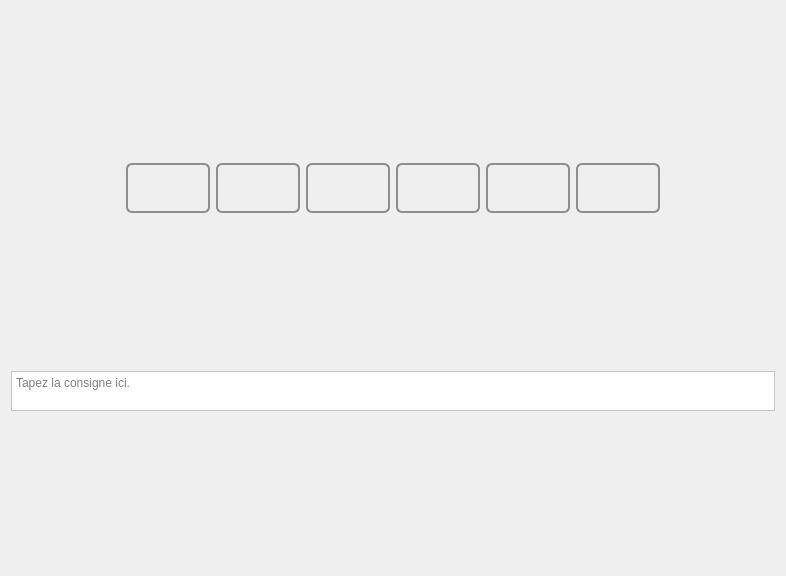
<?xml version="1.0" encoding="UTF-8"?>
<ui version="4.0">
 <class>PhotosExplorerUI</class>
 <widget class="QWidget" name="PhotosExplorerUI">
  <property name="geometry">
   <rect>
    <x>0</x>
    <y>0</y>
    <width>786</width>
    <height>576</height>
   </rect>
  </property>
  <property name="windowTitle">
   <string>Form</string>
  </property>
  <layout class="QVBoxLayout" name="vlPhotosExplorer">
   <item>
    <layout class="QHBoxLayout" name="hlPhotosButtons">
     <item>
      <spacer name="hsLeft">
       <property name="orientation">
        <enum>Qt::Horizontal</enum>
       </property>
       <property name="sizeHint" stdset="0">
        <size>
         <width>40</width>
         <height>20</height>
        </size>
       </property>
      </spacer>
     </item>
     <item>
      <widget class="QPushButton" name="pbRotationLeft">
       <property name="enabled">
        <bool>false</bool>
       </property>
       <property name="minimumSize">
        <size>
         <width>84</width>
         <height>50</height>
        </size>
       </property>
       <property name="maximumSize">
        <size>
         <width>50</width>
         <height>16777215</height>
        </size>
       </property>
       <property name="mouseTracking">
        <bool>true</bool>
       </property>
       <property name="toolTip">
        <string/>
       </property>
       <property name="whatsThis">
        <string/>
       </property>
       <property name="styleSheet">
        <string notr="true">

QPushButton {
    border: 2px solid #8f8f91;
    border-radius: 6px;
    background-color: qlineargradient(x1: 0, y1: 0, x2: 0, y2: 1,
                                      stop: 0 #f6f7fa, stop: 1 #dadbde);
    min-width: 80px;
}

QPushButton:pressed {
    background-color: qlineargradient(x1: 0, y1: 0, x2: 0, y2: 1,
                                      stop: 0 #dadbde, stop: 1 #f6f7fa);
}

QPushButton:flat {
    border: none; /* no border for a flat push button */
}

QPushButton:default {
    border-color: navy; /* make the default button prominent */
}


/*
QPushButton#myPushButton
{
    background-color: transparent;
    background-image: url(&quot;:/transparent_image.png&quot;);
    background-repeat: none;
    border: none;
}
*/
</string>
       </property>
       <property name="text">
        <string/>
       </property>
      </widget>
     </item>
     <item>
      <widget class="QPushButton" name="pbLeftImage">
       <property name="enabled">
        <bool>false</bool>
       </property>
       <property name="minimumSize">
        <size>
         <width>84</width>
         <height>50</height>
        </size>
       </property>
       <property name="maximumSize">
        <size>
         <width>150</width>
         <height>16777215</height>
        </size>
       </property>
       <property name="styleSheet">
        <string notr="true">QPushButton {
    border: 2px solid #8f8f91;
    border-radius: 6px;
    background-color: qlineargradient(x1: 0, y1: 0, x2: 0, y2: 1,
                                      stop: 0 #f6f7fa, stop: 1 #dadbde);
    min-width: 80px;
}

QPushButton:pressed {
    background-color: qlineargradient(x1: 0, y1: 0, x2: 0, y2: 1,
                                      stop: 0 #dadbde, stop: 1 #f6f7fa);
}

QPushButton:flat {
    border: none; /* no border for a flat push button */
}

QPushButton:default {
    border-color: navy; /* make the default button prominent */
}</string>
       </property>
       <property name="text">
        <string/>
       </property>
      </widget>
     </item>
     <item>
      <widget class="QPushButton" name="pbRemovePhoto">
       <property name="enabled">
        <bool>false</bool>
       </property>
       <property name="minimumSize">
        <size>
         <width>84</width>
         <height>50</height>
        </size>
       </property>
       <property name="maximumSize">
        <size>
         <width>100</width>
         <height>50</height>
        </size>
       </property>
       <property name="styleSheet">
        <string notr="true">

QPushButton {
    border: 2px solid #8f8f91;
    border-radius: 6px;
    background-color: qlineargradient(x1: 0, y1: 0, x2: 0, y2: 1,
                                      stop: 0 #f6f7fa, stop: 1 #dadbde);
    min-width: 80px;
}

QPushButton:pressed {
    background-color: qlineargradient(x1: 0, y1: 0, x2: 0, y2: 1,
                                      stop: 0 #dadbde, stop: 1 #f6f7fa);
}

QPushButton:flat {
    border: none; /* no border for a flat push button */
}

QPushButton:default {
    border-color: navy; /* make the default button prominent */
}


/*
QPushButton#myPushButton
{
    background-color: transparent;
    background-image: url(&quot;:/transparent_image.png&quot;);
    background-repeat: none;
    border: none;
}
*/
</string>
       </property>
       <property name="text">
        <string/>
       </property>
      </widget>
     </item>
     <item>
      <widget class="QPushButton" name="pbAddTextPhoto">
       <property name="enabled">
        <bool>false</bool>
       </property>
       <property name="minimumSize">
        <size>
         <width>84</width>
         <height>50</height>
        </size>
       </property>
       <property name="styleSheet">
        <string notr="true">QPushButton {
    border: 2px solid #8f8f91;
    border-radius: 6px;
    background-color: qlineargradient(x1: 0, y1: 0, x2: 0, y2: 1,
                                      stop: 0 #f6f7fa, stop: 1 #dadbde);
    min-width: 80px;
}

QPushButton:pressed {
    background-color: qlineargradient(x1: 0, y1: 0, x2: 0, y2: 1,
                                      stop: 0 #dadbde, stop: 1 #f6f7fa);
}

QPushButton:flat {
    border: none; /* no border for a flat push button */
}

QPushButton:default {
    border-color: navy; /* make the default button prominent */
}</string>
       </property>
       <property name="text">
        <string/>
       </property>
      </widget>
     </item>
     <item>
      <widget class="QPushButton" name="pbRightImage">
       <property name="enabled">
        <bool>false</bool>
       </property>
       <property name="minimumSize">
        <size>
         <width>84</width>
         <height>50</height>
        </size>
       </property>
       <property name="maximumSize">
        <size>
         <width>150</width>
         <height>16777215</height>
        </size>
       </property>
       <property name="styleSheet">
        <string notr="true">QPushButton {
    border: 2px solid #8f8f91;
    border-radius: 6px;
    background-color: qlineargradient(x1: 0, y1: 0, x2: 0, y2: 1,
                                      stop: 0 #f6f7fa, stop: 1 #dadbde);
    min-width: 80px;
}

QPushButton:pressed {
    background-color: qlineargradient(x1: 0, y1: 0, x2: 0, y2: 1,
                                      stop: 0 #dadbde, stop: 1 #f6f7fa);
}

QPushButton:flat {
    border: none; /* no border for a flat push button */
}

QPushButton:default {
    border-color: navy; /* make the default button prominent */
}</string>
       </property>
       <property name="text">
        <string/>
       </property>
      </widget>
     </item>
     <item>
      <widget class="QPushButton" name="pbRotationRight">
       <property name="enabled">
        <bool>false</bool>
       </property>
       <property name="minimumSize">
        <size>
         <width>84</width>
         <height>50</height>
        </size>
       </property>
       <property name="maximumSize">
        <size>
         <width>50</width>
         <height>16777215</height>
        </size>
       </property>
       <property name="styleSheet">
        <string notr="true">QPushButton {
    border: 2px solid #8f8f91;
    border-radius: 6px;
    background-color: qlineargradient(x1: 0, y1: 0, x2: 0, y2: 1,
                                      stop: 0 #f6f7fa, stop: 1 #dadbde);
    min-width: 80px;
}

QPushButton:pressed {
    background-color: qlineargradient(x1: 0, y1: 0, x2: 0, y2: 1,
                                      stop: 0 #dadbde, stop: 1 #f6f7fa);
}

QPushButton:flat {
    border: none; /* no border for a flat push button */
}

QPushButton:default {
    border-color: navy; /* make the default button prominent */
}</string>
       </property>
       <property name="text">
        <string/>
       </property>
      </widget>
     </item>
     <item>
      <spacer name="hsRight">
       <property name="orientation">
        <enum>Qt::Horizontal</enum>
       </property>
       <property name="sizeHint" stdset="0">
        <size>
         <width>40</width>
         <height>20</height>
        </size>
       </property>
      </spacer>
     </item>
    </layout>
   </item>
   <item>
    <layout class="QHBoxLayout" name="hlIndividualConsign">
     <item>
      <widget class="QTextEdit" name="tePhotoIndividualConsign">
       <property name="enabled">
        <bool>false</bool>
       </property>
       <property name="maximumSize">
        <size>
         <width>16777215</width>
         <height>40</height>
        </size>
       </property>
       <property name="styleSheet">
        <string notr="true">background-color: rgb(255, 255, 255);</string>
       </property>
       <property name="html">
        <string>&lt;!DOCTYPE HTML PUBLIC &quot;-//W3C//DTD HTML 4.0//EN&quot; &quot;http://www.w3.org/TR/REC-html40/strict.dtd&quot;&gt;
&lt;html&gt;&lt;head&gt;&lt;meta name=&quot;qrichtext&quot; content=&quot;1&quot; /&gt;&lt;style type=&quot;text/css&quot;&gt;
p, li { white-space: pre-wrap; }
&lt;/style&gt;&lt;/head&gt;&lt;body style=&quot; font-family:'MS Shell Dlg 2'; font-size:8.25pt; font-weight:400; font-style:normal;&quot;&gt;
&lt;p style=&quot;-qt-paragraph-type:empty; margin-top:0px; margin-bottom:0px; margin-left:0px; margin-right:0px; -qt-block-indent:0; text-indent:0px;&quot;&gt;&lt;br /&gt;&lt;/p&gt;&lt;/body&gt;&lt;/html&gt;</string>
       </property>
       <property name="placeholderText">
        <string>Tapez la consigne ici.</string>
       </property>
      </widget>
     </item>
    </layout>
   </item>
  </layout>
 </widget>
 <resources/>
 <connections/>
</ui>
